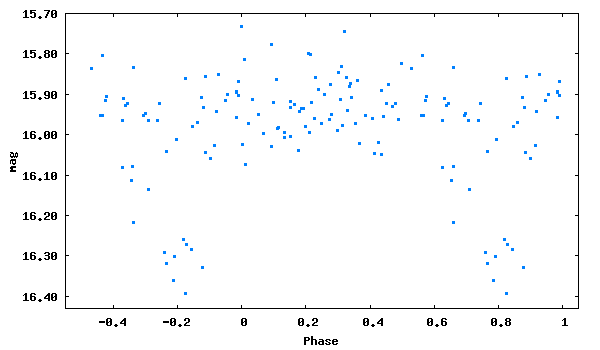

Source code (gnuplot):
set term png size 600,350 medium
set colors classic
set output 'phase_lc_12.png'
set xlabel 'Phase'
set ylabel 'mag'
#set title 'JDmax = 2445933.40800 + 1.6201232 x E'
set format y '%5.2f'
plot [-0.55:1.05][16.43:15.70] "phase_lc_12.dat" linecolor 3 pointtype 5 pointsize 0.3 title ""
